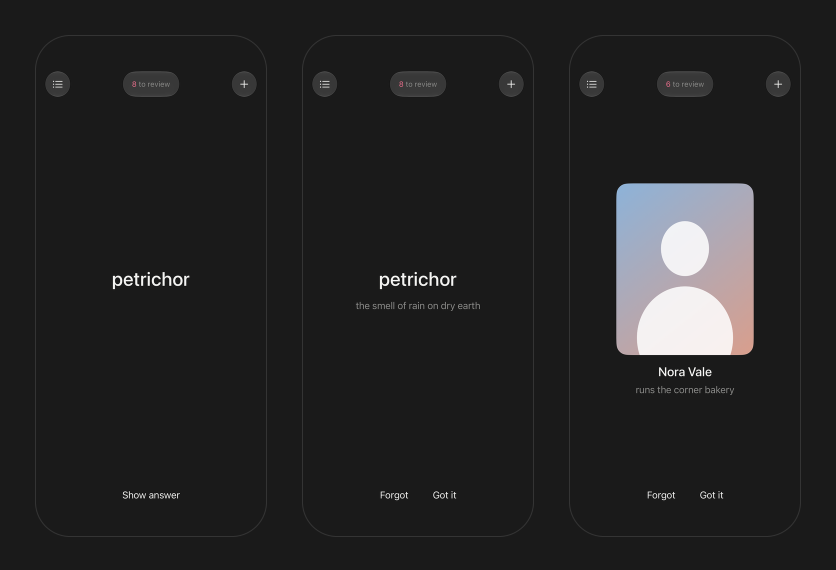
#> input picture marketing/readme/study-dark.png, 1672 x 1140 px, given in place of readme-1-front-light.png, which was not available (shown at 1/2 size)
$ python build-demo.py
#> lines starting #> are read from the running program, lines starting #| are printed output that depends on the picture; after the words box and inside, x2 and y2 are one past the last pixel; in counts of white or black regions, pixels touching at a corner belong together
#> (the call stopped at in video, `args = [imageio_ffmpeg.get_ffmpeg_exe(), "-y", "-loglevel", "error"]`: imageio_ffmpeg is not available in this run)
# /// script
# requires-python = ">=3.12"
# dependencies = ["pillow", "imageio-ffmpeg"]
# ///
"""Builds the app demo video, the README images and the README motion (--clips, --streak; docs/marketing/app-demo.md).

    LACARTE_AGENT=marketing UI_WORKERS=1 scripts/ios-ui-test.sh marketing \
        -only-testing:LaCarteUITests/MarketingUITests
    uv run marketing/build-demo.py [--readme] [frames_dir] [out_dir]

frames_dir defaults to qa/screenshots/marketing, out_dir to $LA_CARTE_MARKETING_OUT (default: build/marketing)
(big media: never committed). ffmpeg comes from the imageio-ffmpeg wheel (no Homebrew).
Writes: out/app-demo.mp4, out/frames/NN.png (composed 1920x1080 shots), and the README images in
marketing/readme/ (committed). --readme: only the README images.
Shot list and captions: docs/marketing/app-demo.md (keep both in sync).
"""

import subprocess
import os
import sys
from pathlib import Path

import imageio_ffmpeg
from PIL import Image, ImageDraw, ImageFont

ROOT = Path(__file__).resolve().parent.parent
FLAGS = {a for a in sys.argv[1:] if a.startswith("--")}
README_ONLY = "--readme" in FLAGS
sys.argv = [a for a in sys.argv if not a.startswith("--")]
FRAMES = Path(sys.argv[1]) if len(sys.argv) > 1 else ROOT / "qa/screenshots/marketing"
OUT = Path(sys.argv[2]) if len(sys.argv) > 2 else Path(os.environ.get("LA_CARTE_MARKETING_OUT", "build/marketing"))

W, H = 1920, 1080
BG = {"light": (249, 250, 245), "dark": (26, 26, 26)}  # brand palette `background`
INK = {"light": (28, 28, 28), "dark": (242, 242, 240)}
SECONDARY = {"light": (157, 157, 155), "dark": (138, 138, 136)}
HAIRLINE = {"light": (226, 227, 222), "dark": (52, 52, 52)}
FONT = "/System/Library/Fonts/SFNS.ttf"
STATUS_BAR = 165  # px @3x: the time / battery band, painted over (no simctl status-bar override)
FADE = 0.4  # s, crossfade between shots
FPS = 30

# (duration s, kind, sources, caption). Identical consecutive captions read as one shot whose phone changes.
SHOTS = [
    (3.0, "title", [], ""),
    (3.0, "phone", ["v01-front-light"], "One deck. One card at a time"),
    (3.0, "phone", ["v02-reveal-light"], "Tap to see the answer"),
    (2.2, "phone", ["v03-ring-forgot-light"], "Forgot or got it: tap, or drag"),
    (2.2, "phone", ["v03-ring-easy-light"], "Forgot or got it: tap, or drag"),
    (3.0, "phone", ["v04-edit-light"], "Double-tap to fix a card in place"),
    (2.0, "phone", ["v05-edited-light"], "Double-tap to fix a card in place"),
    (2.6, "phone", ["v06-person-front-light"], "Remember people: a face"),
    (2.6, "phone", ["v07-person-back-light"], "a name, and who they are"),
    (2.6, "phone", ["v08-menu-light"], "Double-tap the card for more"),
    (2.6, "phone", ["v09-copied-light"], "Ask an AI about it"),
    (2.4, "phone", ["v10-report-menu-light"], "Something wrong? Report it"),
    (2.4, "phone", ["v11-reported-light"], "Your agent fixes it over MCP"),
    (3.0, "widget", ["widget-small-nine-light", "widget-small-nine-dark"], "Your deck on the Home Screen"),
    (3.0, "phones", ["theme-light-light", "theme-dark-light", "theme-forest-light"], "Light, dark or forest"),
    (3.2, "end", [], ""),
]


# [4 lines left out: function font, not called in this run]


def screen(name: str) -> Image.Image:
    """A simulator screenshot with its status bar painted in the color just below it."""
#> called with name = 'readme-1-front-light'
    im = Image.open(FRAMES / f"{name}.png").convert("RGB")
#> im is the input picture: PIL image 1672x1140 RGB; mean R, G, B 35.8, 35.6, 36.1
    fill = im.getpixel((8, STATUS_BAR + 4))
#> fill = (26, 26, 26)
    ImageDraw.Draw(im).rectangle([0, 0, im.width, STATUS_BAR], fill=fill)
    return im


def phone(name: str, height: int, scheme: str = "light") -> Image.Image:
    """The screen scaled to `height`, rounded like the device, with a hairline edge (no shadow, no frame)."""
    im = screen(name)
    w = round(im.width * height / im.height)
#> w = 1467
    im = im.resize((w, height), Image.LANCZOS)
#> im: PIL image 1467x1000 RGB
    radius = round(height * 0.068)
    mask = Image.new("L", (w * 4, height * 4), 0)
#> mask: PIL image 5868x4000 L; every value is 0
    ImageDraw.Draw(mask).rounded_rectangle([0, 0, w * 4 - 1, height * 4 - 1], radius * 4, fill=255)
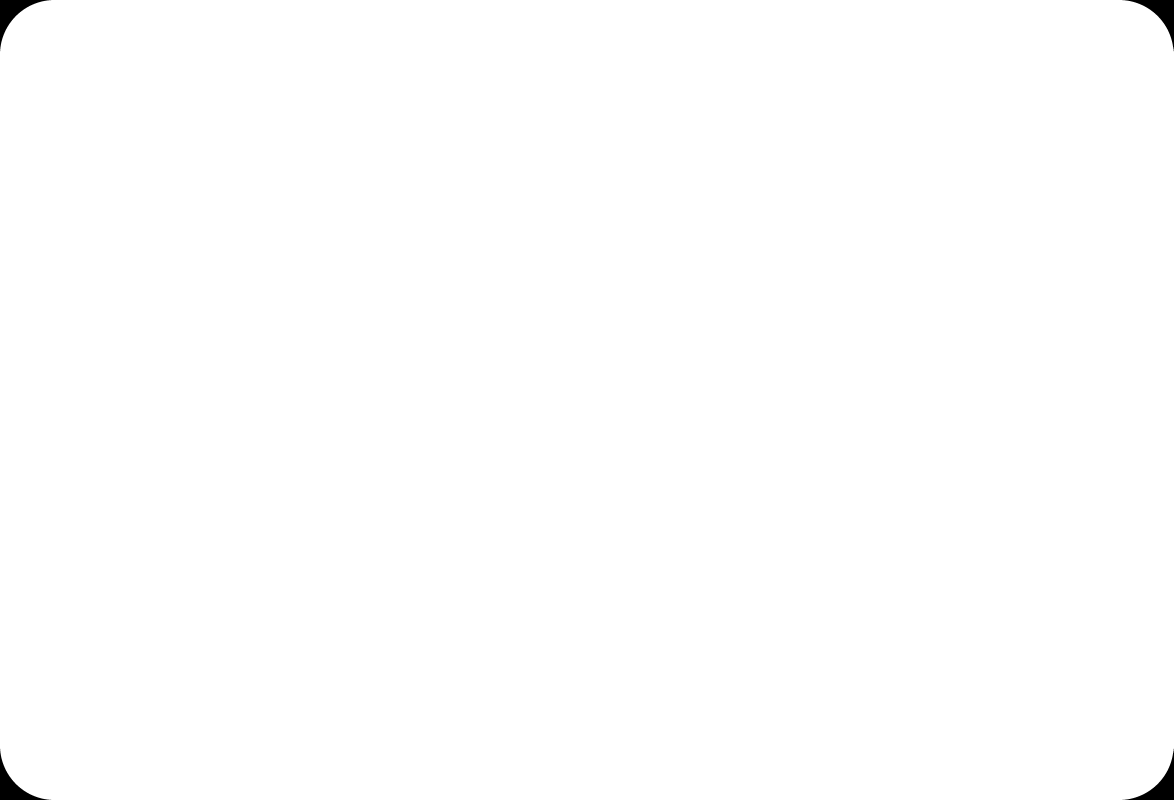
#> mask: PIL image 5868x4000 L (shown at 1/5 size); 99.7% white; 4 black regions, box (x1, y1, x2, y2) and area: (0, 0, 256, 256) 15950, (5612, 0, 5868, 256) 15950, (0, 3744, 256, 4000) 15950, (5612, 3744, 5868, 4000) 15950
    mask = mask.resize((w, height), Image.LANCZOS)
#> mask: PIL image 1467x1000 L
    out = Image.new("RGBA", (w + 4, height + 4), (0, 0, 0, 0))
#> out: PIL image 1471x1004 RGBA; every value is 0
    edge = Image.new("L", ((w + 4) * 4, (height + 4) * 4), 0)
#> edge: PIL image 5884x4016 L; every value is 0
    ImageDraw.Draw(edge).rounded_rectangle([0, 0, (w + 4) * 4 - 1, (height + 4) * 4 - 1], (radius + 2) * 4, fill=255)
#> edge: PIL image 5884x4016 L; 99.7% white; 4 black regions, box (x1, y1, x2, y2) and area: (0, 0, 264, 264) 16908, (5620, 0, 5884, 264) 16908, (0, 3752, 264, 4016) 16908, (5620, 3752, 5884, 4016) 16908
    out.paste(HAIRLINE[scheme], (0, 0), edge.resize((w + 4, height + 4), Image.LANCZOS))
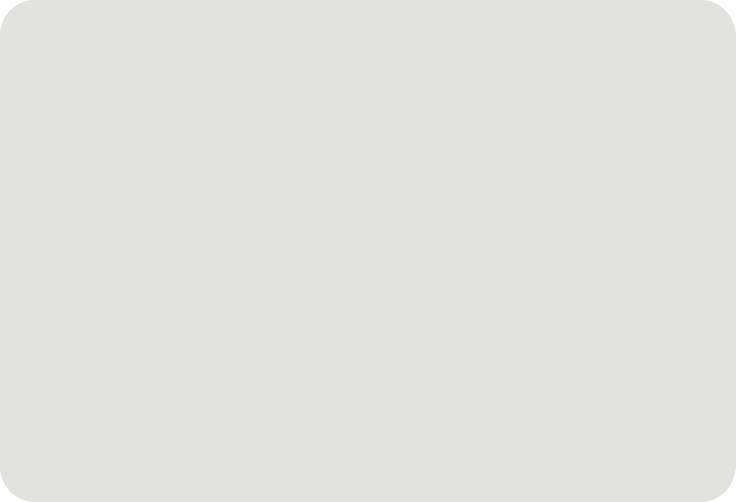
#> out: PIL image 1471x1004 RGBA (shown at 1/2 size); mean R, G, B, A 225.4, 226.4, 221.4, 254.3; transparent parts drawn white
    out.paste(im, (2, 2), mask)
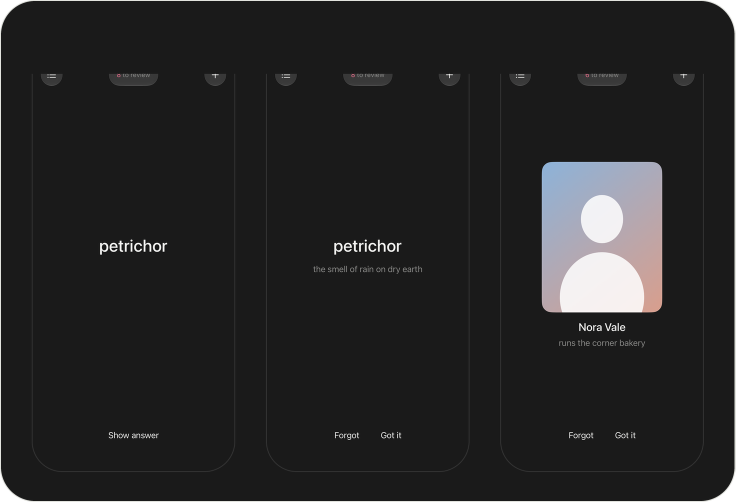
#> out: PIL image 1471x1004 RGBA (shown at 1/2 size); mean R, G, B, A 36.8, 36.6, 37, 254.3; transparent parts drawn white
    return out


def centered(draw: ImageDraw.ImageDraw, y: int, text: str, f, fill) -> None:
    w = draw.textlength(text, font=f)
    draw.text(((W - w) / 2, y), text, font=f, fill=fill)


# [35 lines left out: function compose, not called in this run]


def sheet(names: list[str], scheme: str, height: int = 1000, gap: int = 70) -> Image.Image:
    """Phones side by side on the brand background."""
    ps = [phone(n, height, scheme) for n in names]
#> call 2 of screen, with name = 'readme-2-reveal-light'
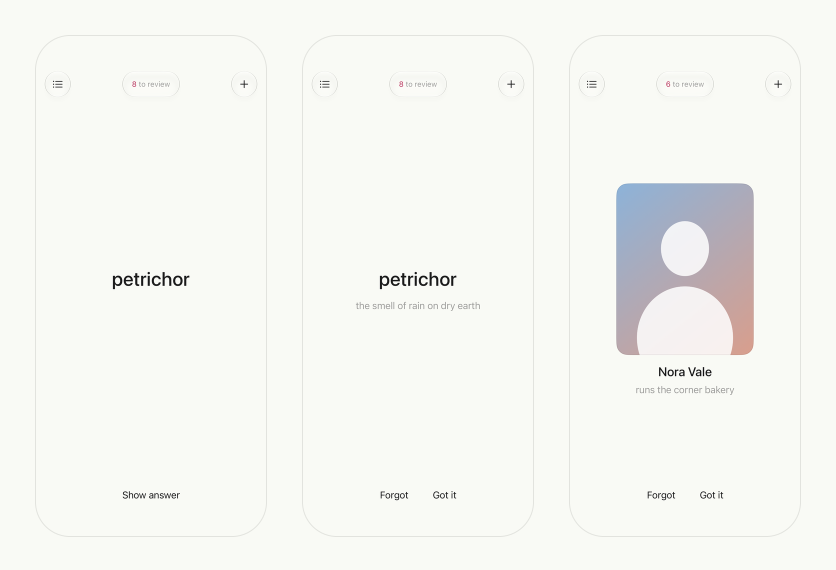
#> input picture marketing/readme/study-light.png, 1672 x 1140 px, given in place of readme-2-reveal-light.png, which was not available (shown at 1/2 size)
#> in screen, im is the input picture: PIL image 1672x1140 RGB; mean R, G, B 245.4, 246.2, 241.9
#> in screen (call 2), `fill = im.getpixel((8, STATUS_BAR + 4))`: fill = (249, 250, 245)
#> ps = 3 items
    out = Image.new("RGB", (sum(p.width for p in ps) + gap * (len(ps) + 1), height + 2 * gap), BG[scheme])
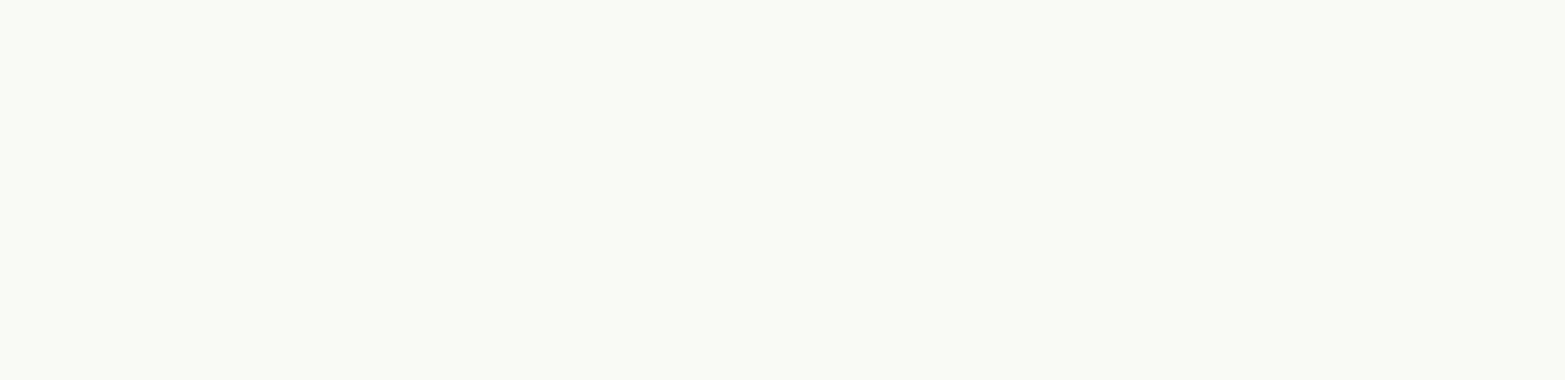
#> out: PIL image 4693x1140 RGB (shown at 1/3 size); mean R, G, B 249, 250, 245
    x = gap
    for p in ps:
        out.paste(p, (x, gap), p)
        x += p.width + gap
#> this loop made 3 passes
#> x on passes 1 to 3: 1611, 3152, 4693
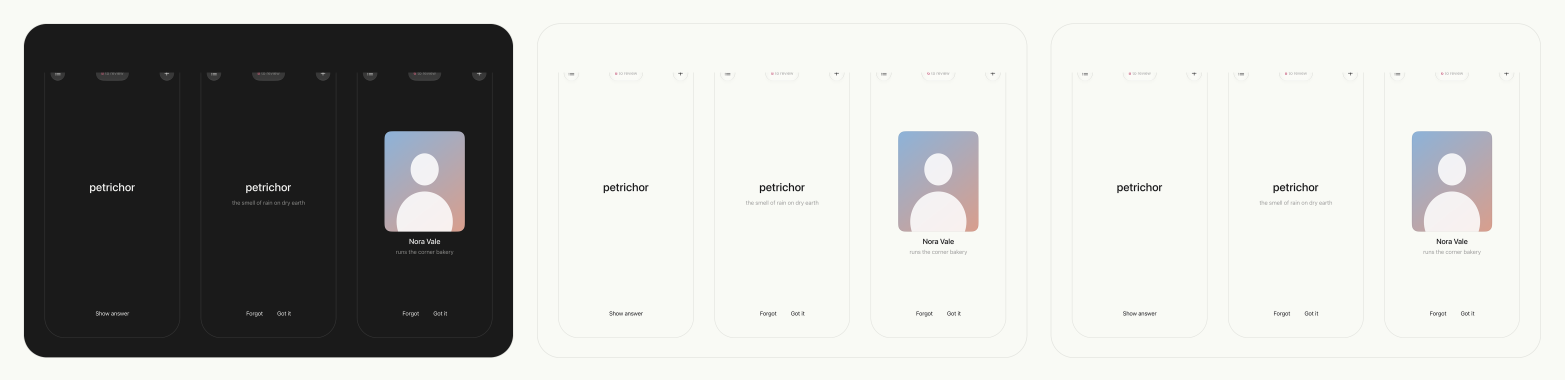
#> out: PIL image 4693x1140 RGB (shown at 1/3 size); mean R, G, B 188.6, 189.1, 186
#> after the loop, x = 4693
    return out


# [14 lines left out: function widgets, not called in this run]


def readme() -> None:
    """The README images (committed, small PNGs): marketing/readme/."""
    out = ROOT / "marketing/readme"
    out.mkdir(parents=True, exist_ok=True)
    for scheme in ("light", "dark"):
        names = [f"readme-1-front-{scheme}", f"readme-2-reveal-{scheme}", f"readme-3-person-{scheme}"]
        sheet(names, scheme).save(out / f"study-{scheme}.png", optimize=True)
    sheet(["v03-ring-easy-light", "v08-menu-light", "theme-forest-light"], "light").save(
        out / "more-light.png", optimize=True)
    widgets(["widget-small-nine-light", "widget-small-nine-dark"]).save(out / "widget.png", optimize=True)


def video() -> None:
    frames = OUT / "frames"
    frames.mkdir(parents=True, exist_ok=True)
    args = [imageio_ffmpeg.get_ffmpeg_exe(), "-y", "-loglevel", "error"]
    for i, (dur, kind, sources, caption) in enumerate(SHOTS):
        path = frames / f"{i:02d}.png"
        compose(kind, sources, caption).save(path)
        args += ["-loop", "1", "-framerate", str(FPS), "-t", f"{dur + FADE:.2f}", "-i", str(path)]
    # Chain xfades: shot i+1 starts fading in FADE s before shot i ends.
    chain, last, offset = [], "0:v", 0.0
    for i in range(1, len(SHOTS)):
        offset += SHOTS[i - 1][0]
        tag = f"x{i}"
        chain.append(f"[{last}][{i}:v]xfade=transition=fade:duration={FADE}:offset={offset:.2f}[{tag}]")
        last = tag
    chain.append(f"[{last}]format=yuv420p[out]")
    args += ["-filter_complex", ";".join(chain), "-map", "[out]", "-r", str(FPS),
             "-c:v", "libx264", "-preset", "slow", "-crf", "20", "-movflags", "+faststart", "-an",
             str(OUT / "app-demo.mp4")]
    subprocess.run(args, check=True)
    total = sum(s[0] for s in SHOTS) + FADE
    print(f"{OUT / 'app-demo.mp4'}: {len(SHOTS)} shots, about {total:.1f} s")


# MARK: - README motion: the widget streak growing (real DeckWidgetTile renders) and the app clips (UI-test recordings)

STREAK_RENDERS = Path(os.environ.get("LA_CARTE_STREAK_RENDERS", ROOT / "build/renders/streak"))
RECORDINGS = ROOT / "qa/screenshots/marketing/recordings"
MOTION_FPS = 30
# (to day, travel s, hold s, linear): the streak runs from day 1; linear segments step one day at a time.
STREAK = [(1, 0.0, 1.2, True), (7, 2.4, 1.1, True), (14, 1.5, 0.9, False), (30, 1.5, 0.9, False),
          (91, 1.8, 1.0, False), (365, 2.4, 1.1, False), (730, 2.4, 2.0, False)]
DAY_FADE = 0.25  # s, crossfade between two days (brand: standard motion)
WIDGET_SCALE = 2  # the renders' scale; the README shows them at 1x points
# The 4 x 7 grids in a streak frame (px; tiles at x 80 and 468, y 80): measured on the 2x renders.
GRID_BOXES = [(80 + 24, 80 + 100, 80 + 310, 80 + 256), (468 + 420, 80 + 100, 468 + 704, 80 + 256)]


# [9 lines left out: function time_label, not called in this run]


def ease(u: float) -> float:
    return 4 * u ** 3 if u < 0.5 else 1 - (-2 * u + 2) ** 3 / 2


# [90 lines left out: functions streak_timeline, streak_frame, seam, save_webp, streak_webp, not called in this run]


# (clip, recording): the MarketingUITests motion tests, cut between their clip-<name>-start/end screenshots.
CLIPS = [("reveal", "testMotion_1_reveal"), ("tap", "testMotion_2_tap"), ("drag", "testMotion_3_drag"),
         ("finish", "testMotion_4_finish")]
CLIP_W, CLIP_H = 600, 1304  # 2x of the README's 300 pt wide phones (device 1206 x 2622)
LEAD_IN, TAIL, SEAM = 1.6, {"finish": 3.0}, 0.15  # s: still before the first move, after the last (default 1.8)
# SEAM: the loop fades the last frame out to the bare background, then the first frame in, SEAM s each (no double exposure)


# [58 lines left out: functions recording_frames, matches, still_run, framed, clips_webp, not called in this run]


if __name__ == "__main__":
    if "--clips" in FLAGS:
        clips_webp()
        sys.exit()
    if "--streak" in FLAGS:
        streak_webp()
        sys.exit()
    if not README_ONLY:
        OUT.mkdir(parents=True, exist_ok=True)
        video()
#> (the run stopped early here; a loop or call above may not have finished)
